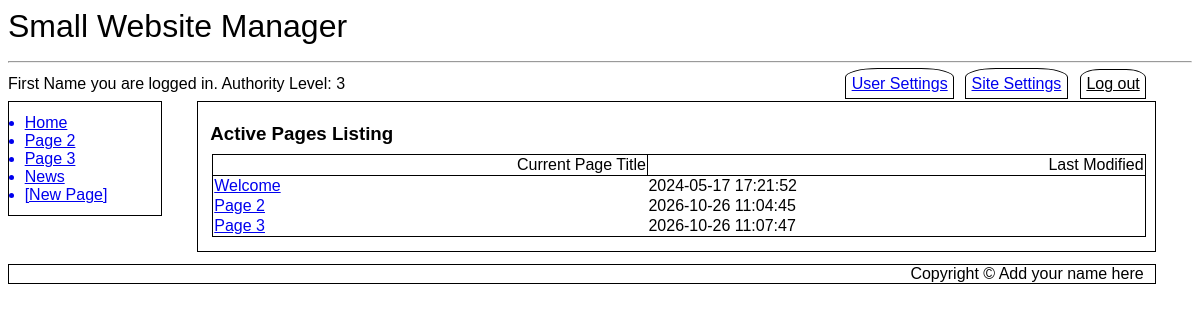
/activepagelist.php (signed in), run on the app's committed database.
### tables this page shows
CREATE TABLE `SubMenus` (
  `MenuID` int(11) NOT NULL,
  `LinkID` int(11) NOT NULL,
  `Page_ID` int(11) NOT NULL DEFAULT 0,
  `Menu_Entry` varchar(20) NOT NULL,
  `Title` varchar(500) NOT NULL,
  `Active` tinyint(1) NOT NULL DEFAULT 1
);

CREATE TABLE `SubMenus_Modules` (
  `SubMenu_Order` int(11) NOT NULL,
  `Module_ID` int(11) NOT NULL
);

CREATE TABLE `SubMenusData` (
  `Type` varchar(500) NOT NULL,
  `Default Menu Title` varchar(20) NOT NULL,
  `LinkData` text NOT NULL,
  `GetData` tinyint(1) NOT NULL,
  `Module_ID` int(11) NOT NULL
);

CREATE TABLE `Cust_Pages` (
  `Page_ID` int(11) NOT NULL,
  `Page_Iteration` int(11) NOT NULL,
  `Parent_Iteration` int(11) NOT NULL DEFAULT 0,
  `Title` text NOT NULL,
  `Body` text NOT NULL,
  `Last_Modified` datetime NOT NULL DEFAULT current_timestamp(),
  `Last_Author` int(11) NOT NULL
);

### activepagelist.php (the view, shortened to what this page needs)
<?php
include ("db_connect.inc");
include ("header.inc");
include ("navbar.inc");
echo "<article id=\"main\">";
if ( isset($_SESSION['first_name']) AND isset($_SESSION['user_name']) AND $_SESSION['auth_lev']==3 ) {
	echo "<h3>Active Pages Listing</h3>";
	echo "<table class='news'>\r\n";
	echo "<tr><th>Current Page Title</th><th>Last Modified</th></tr>";
	$query = "SELECT Cust_Pages.Title, Cust_Pages.Page_ID, Cust_Pages.Last_Modified FROM Cust_Pages INNER JOIN Cust_Pages_DATA ON Cust_Pages_DATA.Page_ID=Cust_Pages.Page_ID AND Cust_Pages_DATA.Page_Iteration=Cust_Pages.Page_Iteration WHERE Cust_Pages_DATA.Active=1;";
	$result = mysqli_query($cxn,$query) or die ("Couldn't execute query.");
	while($row = mysqli_fetch_assoc($result))
	{
		echo "<tr><td><a href=\"pagehistory.php?pageID={$row['Page_ID']}\">{$row['Title']}</a></td><td>{$row['Last_Modified']}</td></tr>";
	}
	echo  "</table>\r\n";
} else {
	echo "<div class=\"error\">Restricted Area. You need administrative priviledges to access this page.</div>";
}
echo "</article>";
include ("footer.inc");
?>

### navbar.inc
<nav id="vnav1">
<?php
$query = "SELECT Menu_Entry, Title FROM SubMenus WHERE MenuID='1' AND Active=1 ORDER BY LinkID ASC LIMIT 10";
$result = mysqli_query($cxn,$query) or die ("Couldn't execute query.");
while($row = mysqli_fetch_assoc($result))
{
	$menuEntry = $row['Menu_Entry'];
	$pageTitle = $row['Title'];
	$pageTitle = preg_replace('/ /', '_', $pageTitle);
	echo "<a href='$pageTitle'>$menuEntry</a>\r\n";
}
$query2 = "SELECT `Default Menu Title`, `LinkData`, `Module_ID` FROM SubMenus_Modules INNER JOIN SubMenusData USING (Module_ID)";
$result2 = mysqli_query($cxn, $query2) or die ("Couldn't execute query.");
while($row2 = mysqli_fetch_assoc($result2))
{
	$menuEntry2 = $row2['Default Menu Title'];
	$pageTitle2 = $row2['LinkData'];
	$pageTitle2 = preg_replace('/ /', '_', $pageTitle2);
	echo "<a href='$pageTitle2'>$menuEntry2</a>\r\n";
}
if (isset($_SESSION['auth_lev'])){
	if ($_SESSION['auth_lev'] == 3 AND isset($_SESSION['first_name']) AND isset($_SESSION['user_name']) ) {
		echo "<a class='newpage' href='newpage.php'>[New Page]</a>\r\n";
	}
}
?>
</nav>

### desktop.css (style rules this page uses)
* { font-family: Arial, sans-serif; box-sizing: border-box; }
h1, h2, h3 { padding: 0%; margin-top: 1%; margin-bottom: 1%; }
article#main { margin-left:16%; width: 81%; float:none; border: 1px solid black; padding: 1%; }
nav#vnav1 { width:13%; float:left; border: 1px solid black; padding: 1%; clear: both; margin-top: 0%; }
nav#vnav1 a { display: list-item; list-style-type: disc; margin-left: 3%; }
table.news { border: 1px solid black; width: 100%; margin: 2px; margin-bottom: 5px; padding: 10px; border-collapse: collapse; text-align: left; border: 1px solid black; margin: 2px; }
th { border: 1px solid black; font-weight: normal; text-align: right; }

### data on the page
submenus: Menu_Entry "Home"
submenus: Menu_Entry "Page 2"
submenus: Menu_Entry "Page 3"
submenus_modules: submenusdata.Default Menu Title "News"
cust_pages: Title "Welcome", Last_Modified "2024-05-17 17:21:52"
cust_pages: Title "Page 2", Last_Modified "2026-10-26 11:04:45"
cust_pages: Title "Page 3", Last_Modified "2026-10-26 11:07:47"

### other printed values
$websiteName "Small Website Manager"
$_SESSION['first_name'] "First Name"
$_SESSION['auth_lev'] "3"
